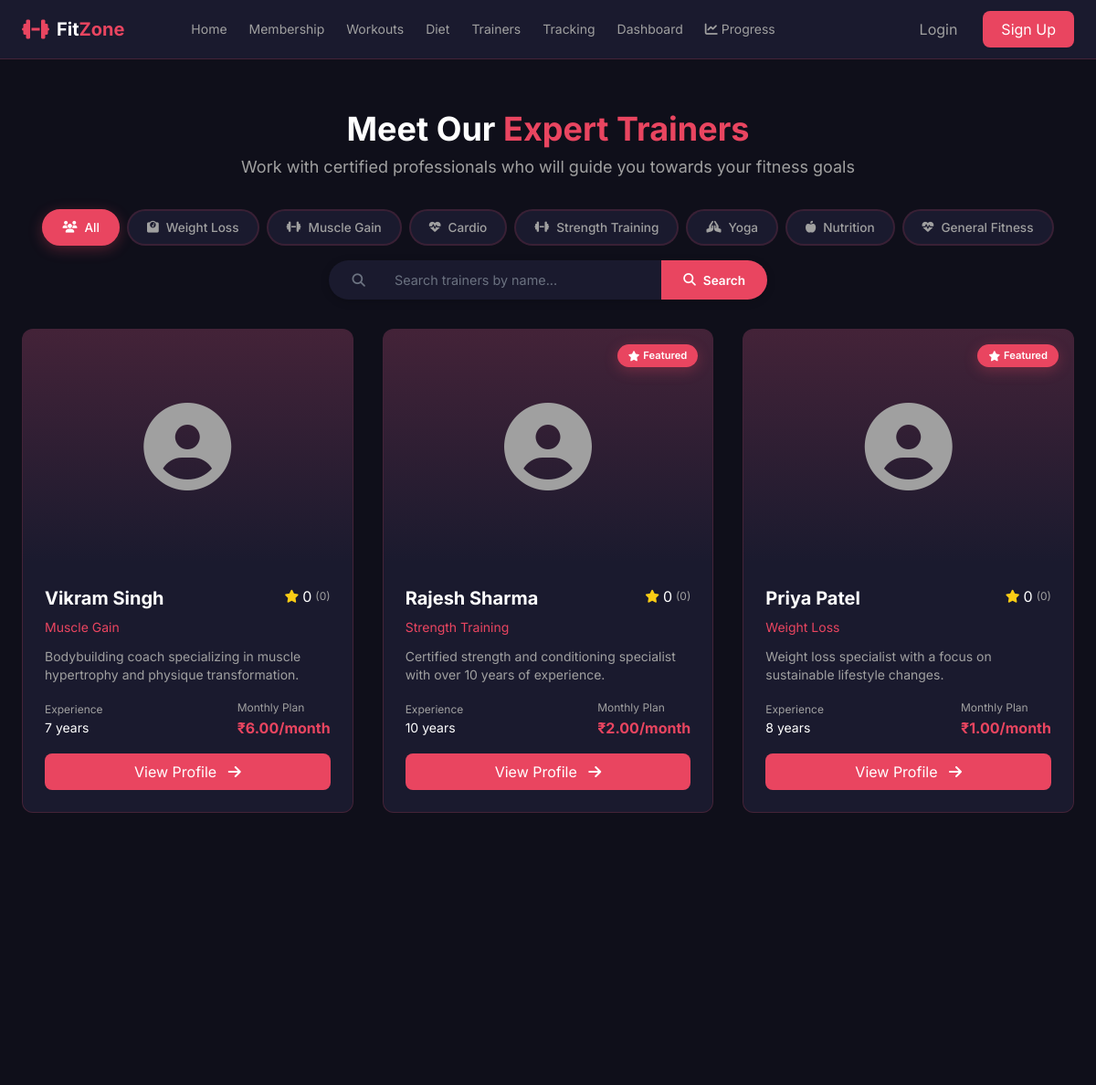
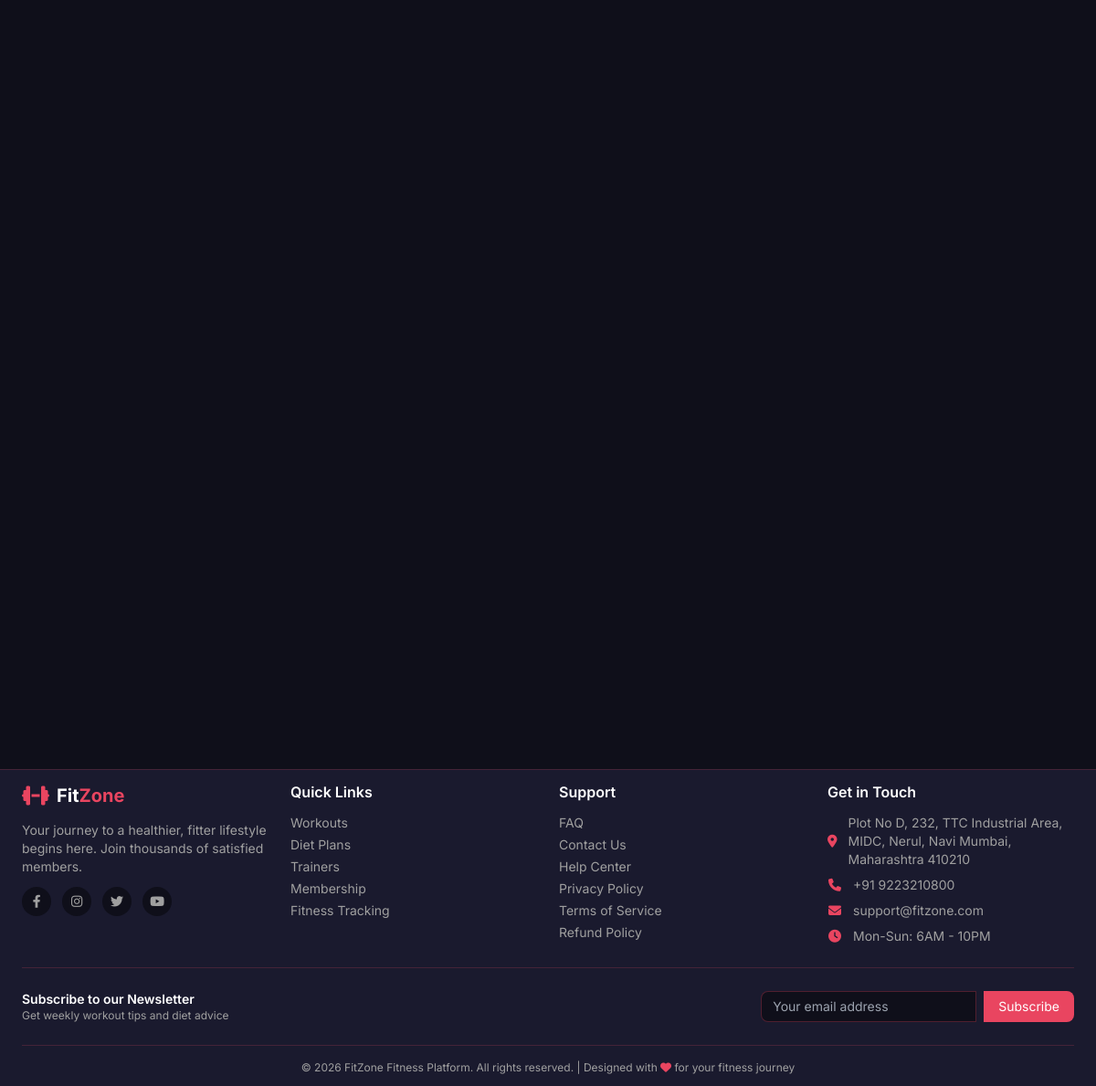
Screenshot of /trainers/ with the database file from the repository (2 pictures, top to bottom).
### trainers/models.py (models this page shows, shortened)
class Trainer(models.Model):
    SPECIALIZATIONS = [
        ('weight_loss', 'Weight Loss'),
        ('muscle_gain', 'Muscle Gain'),
        ('cardio', 'Cardio'),
        ('strength_training', 'Strength Training'),
        ('yoga', 'Yoga'),
        ('nutrition', 'Nutrition'),
        ('general_fitness', 'General Fitness'),
    ]
    EXPERIENCE_LEVELS = [
        ('beginner', 'Beginner (1-2 years)'),
        ('intermediate', 'Intermediate (3-5 years)'),
        ('advanced', 'Advanced (5-8 years)'),
        ('expert', 'Expert (8+ years)'),
    ]
    user = models.OneToOneField(settings.AUTH_USER_MODEL, on_delete=models.CASCADE, related_name='trainer_profile')
    full_name = models.CharField(max_length=255)
    email = models.EmailField()
    phone = models.CharField(max_length=15, blank=True)
    profile_picture = models.ImageField(upload_to='trainers/', blank=True, null=True)
    specialization = models.CharField(max_length=50, choices=SPECIALIZATIONS)
    experience_level = models.CharField(max_length=20, choices=EXPERIENCE_LEVELS)
    years_of_experience = models.IntegerField(default=0)
    bio = models.TextField()
    qualifications = models.TextField(help_text="List qualifications, certifications")
    achievements = models.TextField(blank=True)
    hourly_rate = models.DecimalField(max_digits=10, decimal_places=2, default=500, help_text="Per hour rate (if applicable)")
    monthly_rate = models.DecimalField(max_digits=10, decimal_places=2, default=1999, help_text="Monthly subscription rate")
    availability = models.JSONField(default=dict, help_text="Weekly availability schedule")
    is_available = models.BooleanField(default=True)
    is_verified = models.BooleanField(default=False)
    is_featured = models.BooleanField(default=False)
    position = models.PositiveIntegerField(default=0, db_index=True)
    total_ratings = models.IntegerField(default=0)
    average_rating = models.DecimalField(max_digits=3, decimal_places=2, default=0)
    joined_date = models.DateTimeField(auto_now_add=True)
    class Meta:
        ordering = ['position', '-is_featured', '-average_rating']

### trainers/views.py (the view)
# urls.py: path('', views.trainer_list, name='list'),
def trainer_list(request):
    trainers = Trainer.objects.filter(is_available=True, is_verified=True)
    specialization = request.GET.get('specialization')
    if specialization:
        trainers = trainers.filter(specialization=specialization)
    search = request.GET.get('search')
    if search:
        trainers = trainers.filter(
            Q(full_name__icontains=search) |
            Q(bio__icontains=search)
        )
    context = {
        'trainers': trainers,
        'specializations': Trainer.SPECIALIZATIONS,
        'selected_specialization': specialization,
        'search_query': search,
    }
    return render(request, 'trainers/list.html', context)

### templates/trainers/list.html (shortened to what this page needs)
{% extends 'base/base.html' %}
{% block content %}
<div class="py-0 trainers-container fade-in mt-4 sm:mt-6 md:mt-8 lg:mt-10">
    <div class="text-center mb-8">
        <h1 class="text-4xl font-bold text-white mb-2 page-title">Meet Our <span class="text-[#E94560]">Expert Trainers</span></h1>
        <p class="text-text-gray text-lg max-w-2xl mx-auto page-subtitle">
            Work with certified professionals who will guide you towards your fitness goals
        </p>
    </div>
    <div class="search-filter-wrapper">
        <div class="filter-buttons">
            <a href="{% url 'trainers:list' %}" class="filter-btn {% if not selected_specialization %}active{% else %}inactive{% endif %}">
                <i class="fas fa-users"></i> All
            </a>
            <a href="?specialization=weight_loss" class="filter-btn {% if selected_specialization == 'weight_loss' %}active{% else %}inactive{% endif %}">
                <i class="fas fa-weight-scale"></i> Weight Loss
            </a>
            <a href="?specialization=muscle_gain" class="filter-btn {% if selected_specialization == 'muscle_gain' %}active{% else %}inactive{% endif %}">
                <i class="fas fa-dumbbell"></i> Muscle Gain
            </a>
            <a href="?specialization=cardio" class="filter-btn {% if selected_specialization == 'cardio' %}active{% else %}inactive{% endif %}">
                <i class="fas fa-heart-pulse"></i> Cardio
            </a>
            <a href="?specialization=strength_training" class="filter-btn {% if selected_specialization == 'strength_training' %}active{% else %}inactive{% endif %}">
                <i class="fas fa-dumbbell"></i> Strength Training
            </a>
            <a href="?specialization=yoga" class="filter-btn {% if selected_specialization == 'yoga' %}active{% else %}inactive{% endif %}">
                <i class="fas fa-praying-hands"></i> Yoga
            </a>
            <a href="?specialization=nutrition" class="filter-btn {% if selected_specialization == 'nutrition' %}active{% else %}inactive{% endif %}">
                <i class="fas fa-apple-alt"></i> Nutrition
            </a>
            <a href="?specialization=general_fitness" class="filter-btn {% if selected_specialization == 'general_fitness' %}active{% else %}inactive{% endif %}">
                <i class="fas fa-heartbeat"></i> General Fitness
            </a>
        </div>
        <form method="GET" class="search-form-wrapper">
            <div class="search-wrapper">
                <i class="fas fa-search search-icon"></i>
                  <input type="text" name="search" value="{{ search_query|default:'' }}" placeholder="Search trainers by name..."
                      class="search-input">
            </div>
            <button type="submit" class="search-btn">
                <i class="fas fa-search"></i> Search
            </button>
        </form>
    </div>
    <div class="grid grid-cols-1 md:grid-cols-2 lg:grid-cols-3 gap-8 trainers-grid">
        {% for trainer in trainers %}
        <div class="bg-[#1A1A2E] rounded-xl border border-[#E94560]/20 overflow-hidden card-hover trainer-card">
            <div class="relative h-64 bg-gradient-to-b from-[#E94560]/20 to-transparent trainer-image">
                {% if trainer.profile_picture %}
                    <img src="{{ trainer.profile_picture.url }}" alt="{{ trainer.full_name }}" class="w-full h-full object-cover object-top">
                {% else %}
                    <div class="w-full h-full flex items-center justify-center">
                        <i class="fas fa-user-circle text-8xl text-text-gray"></i>
                    </div>
                {% endif %}
                {% if trainer.is_featured %}
                <div class="absolute top-4 right-4 featured-badge">
                    <i class="fas fa-star"></i> Featured
                </div>
                {% endif %}
            </div>
            <div class="p-6 trainer-info">
                <div class="flex justify-between items-start mb-2 flex-wrap gap-2">
                    <h3 class="text-xl font-bold text-white trainer-name">{{ trainer.full_name }}</h3>
                    <div class="flex items-center">
                        <i class="fas fa-star text-yellow-400 text-sm"></i>
                        <span class="text-white ml-1">{{ trainer.average_rating|default:"0" }}</span>
                        <span class="text-text-gray text-xs ml-1">({{ trainer.total_ratings|default:"0" }})</span>
                    </div>
                </div>
                <p class="text-[#E94560] text-sm mb-3 trainer-specialization">{{ trainer.get_specialization_display }}</p>
                <p class="text-text-gray text-sm mb-3 line-clamp-2 trainer-bio">{{ trainer.bio|truncatechars:100 }}</p>
                <div class="flex justify-between items-center mb-4 trainer-stats">
                    <div>
                        <span class="text-text-gray text-xs stat-label">Experience</span>
                        <p class="text-white text-sm stat-value">{{ trainer.years_of_experience }} years</p>
                    </div>
                    <div>
                        <span class="text-text-gray text-xs stat-label">Monthly Plan</span>
                        <p class="text-[#E94560] font-bold price">₹{{ trainer.monthly_rate }}/month</p>
                    </div>
                </div>
                <a href="{% url 'trainers:detail' trainer.id %}"
                   class="block w-full text-center bg-[#E94560] text-white py-2 rounded-lg hover:bg-opacity-80 transition-all view-btn">
                    View Profile
                    <i class="fas fa-arrow-right ml-2"></i>
                </a>
            </div>
        </div>
        {% endfor %}
    </div>
</div>
{% endblock %}

### rows the page displays
Trainer: full_name "Vikram Singh", average_rating "0", total_ratings "0", specialization "Muscle Gain", bio "Bodybuilding coach specializing in muscle hypertrophy and physique transformation.", years_of_experience "7", monthly_rate "6.00"
Trainer: is_featured True (drawn), full_name "Rajesh Sharma", average_rating "0", total_ratings "0", specialization "Strength Training", bio "Certified strength and conditioning specialist with over 10 years of experience.", years_of_experience "10", monthly_rate "2.00"
Trainer: is_featured True (drawn), full_name "Priya Patel", average_rating "0", total_ratings "0", specialization "Weight Loss", bio "Weight loss specialist with a focus on sustainable lifestyle changes.", years_of_experience "8", monthly_rate "1.00"
